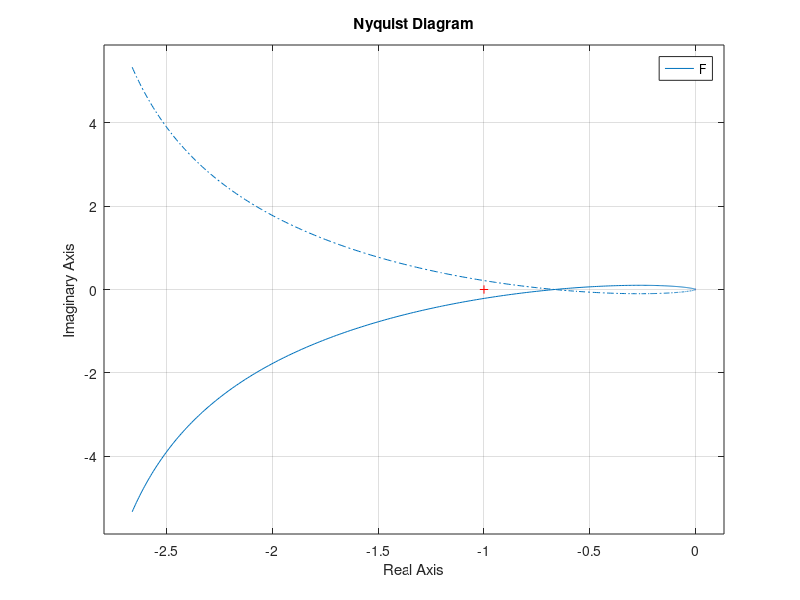

MATLAB code for this plot:
s = tf('s')
H = 8/(s*(s+1)*(s+2))
% nyquist(H);
F = 4/(s*(s+1)*(s+2))
nyquist(F)
% omega = 0:0.01:1
% %%nyquist(H,omega)
% [R,I] = nyquist(H,omega)
% R = squeeze(R);
% I = reshape(I,length(omega),1);
% %%plot(R,I);
% %%plot(R,I,R,-I);
% H = (-0.5)/(s+1);
% nyquist(H,5*H);
% nyquist(H,0.69*H);
% nyquist(H,11*H);
% help atan2
% nyquist(H,H*(1+i)/sqrt(2));